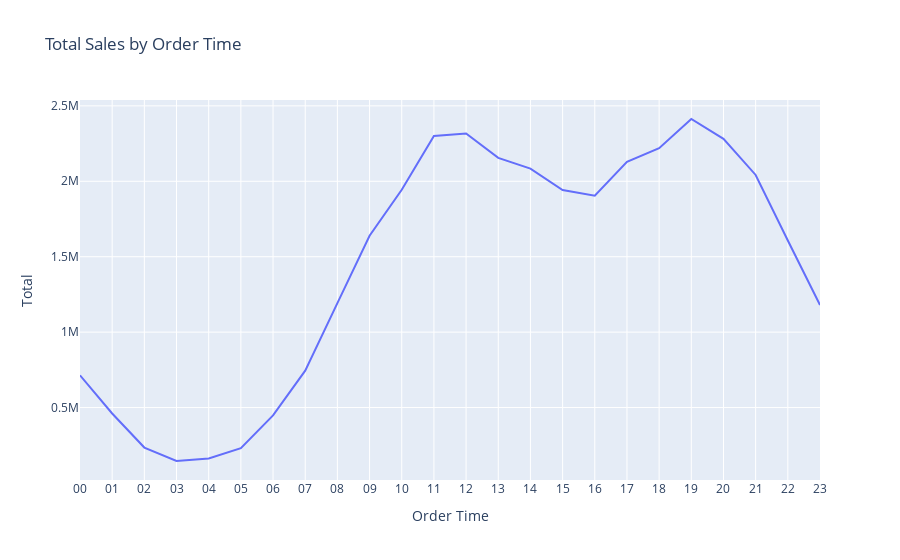

Notebook code for this chart:
### Code cell
salesbytime = all_data.groupby('Order Time')['Total'].sum().reset_index()

fig = px.line(salesbytime, x='Order Time', y='Total', title='Total Sales by Order Time')
# fig.update_xaxes(categoryorder='total ascending')  # Ensure the x-axis is ordered correctly
fig.show()

### Figure 1 — Plotly figure (JSON) as saved in the notebook; plotly's stock layout.template omitted (floating-point values rounded to 4 significant figures)
{"data": [{"hovertemplate": "Order Time=%{x}<br>Total=%{y}<extra></extra>", "legendgroup": "", "line": {"color": "#636efa", "dash": "solid"}, "marker": {"symbol": "circle"}, "mode": "lines", "name": "", "orientation": "v", "showlegend": false, "type": "scatter", "x": ["00", "01", "02", "03", "04", "05", "06", "07", "08", "09", "10", "11", "12", "13", "14", "15", "16", "17", "18", "19", "20", "21", "22", "23"], "xaxis": "x", "y": [713700.0, 460900.0, 234900.0, 145800.0, 162700.0, 230700.0, 448113, 744900.0, 1192000.0, 1639000.0, 1944000.0, 2301000.0, 2317000.0, 2155000.0, 2084000.0, 1942000.0, 1905000.0, 2129000.0, 2219000.0, 2413000.0, 2282000.0, 2042000.0, 1608000.0, 1179000.0], "yaxis": "y"}], "layout": {"legend": {"tracegroupgap": 0}, "title": {"text": "Total Sales by Order Time"}, "xaxis": {"anchor": "y", "domain": [0, 1], "title": {"text": "Order Time"}}, "yaxis": {"anchor": "x", "domain": [0, 1], "title": {"text": "Total"}}}}
